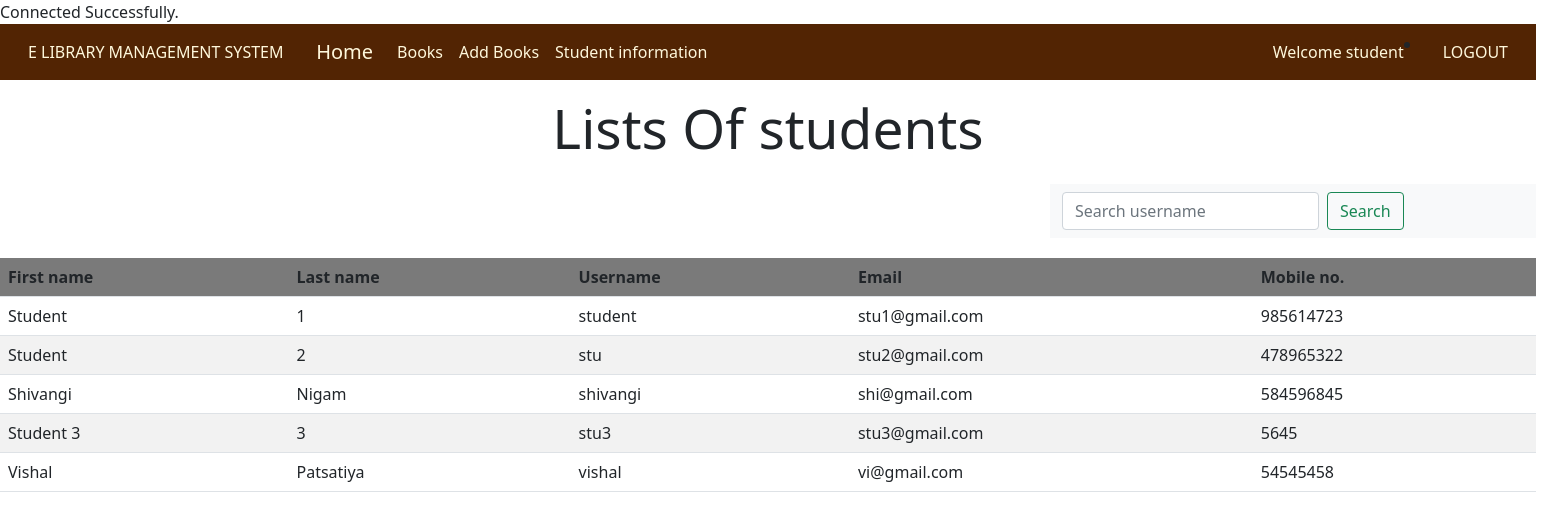
/admin/student.php (signed in), run on the app's committed database.
### tables this page shows
CREATE TABLE `student` (
  `Fname` varchar(100) NOT NULL,
  `Lname` varchar(100) NOT NULL,
  `Email` varchar(100) NOT NULL,
  `username` varchar(100) NOT NULL,
  `mob` int(100) NOT NULL,
  `password` varchar(100) NOT NULL
);

### admin/student.php (the view, shortened to what this page needs)
<?php
   include "connection.php";
   include "navbar.php";
?>
<!DOCTYPE html>
<html lang="en">
<head>
</head>
<body >
    <h3 style="text-align: center; font-size: 55px; padding-bottom: 15px; padding-top: 15px">Lists Of students</h3>
    <div class="search">
    <nav class="navbar navbar-light bg-light">
  <div class="container-fluid">
    <form class="d-flex" method ="post">
      <input class="form-control me-2" type="text" placeholder="Search username" aria-label="Search" name="search" required>
      <button class="btn btn-outline-success" type="submit" name="submit">Search</button>
    </form>
  </div>
  </div>
    <?php
         if(isset($_POST['submit']))
         {
            $q= mysqli_query($db, "SELECT Fname, Lname, username, Email, mob FROM student where username LIKE '%$_POST[search]%' ");
            if(mysqli_num_rows($q) == 0 )
            {
              echo "Sorry! No STUDENT found with the username. Try searching again.";
            }
            else
            {
              echo "<table class= 'table table-striped table-hover' >";
          echo "<tr style = 'background-color: grey;'>";
        echo "<th>"; echo "First name"; echo"</th>";
        echo "<th>"; echo "Last name"; echo"</th>";
        echo "<th>"; echo "Username"; echo"</th>";
        echo "<th>"; echo "Email"; echo"</th>";
        echo "<th>"; echo "Mobile no."; echo"</th>";
          echo"</tr>";
    while ($row = mysqli_fetch_assoc($q))
       {
        echo "<tr>";
        echo "<td>".$row['Fname']."</td>";
        echo "<td>".$row['Lname']."</td>";
        echo "<td>".$row['username']."</td>";
        echo "<td>".$row['Email']."</td>";
        echo "<td>".$row['mob']."</td>";
        echo "</tr>";
       }
       echo"</table>";
            }
         }
         else {
          $result=mysqli_query($db, "SELECT Fname, Lname, username, Email, mob FROM student ");
          echo "<table class= 'table table-striped table-hover' >";
          echo "<tr style = 'background-color: grey;'>";
              echo "<th>"; echo "First name"; echo"</th>";
              echo "<th>"; echo "Last name"; echo"</th>";
              echo "<th>"; echo "Username"; echo"</th>";
              echo "<th>"; echo "Email"; echo"</th>";
              echo "<th>"; echo "Mobile no."; echo"</th>";
          echo"</tr>";
          while ($row = mysqli_fetch_assoc($result))
             {
              echo "<tr>";
              echo "<td>".$row['Fname']."</td>";
              echo "<td>".$row['Lname']."</td>";
              echo "<td>".$row['username']."</td>";
              echo "<td>".$row['Email']."</td>";
              echo "<td>".$row['mob']."</td>";
              echo "</tr>";
             }
            }
    ?>
</body>
</html>

### admin/style.css (style rules this page uses)
html, body, div, span, object, iframe, h1, h2, h3, h4, h5, h6, p, blockquote, pre, abbr, address, cite, code, del, dfn, em, img, ins, kbd, q, samp, small, strong, sub, sup, var, b, i, dl, dt, dd, ol, ul, li, fieldset, form, label, legend, table, caption, tbody, tfoot, thead, tr, th, td, article, aside, canvas, details, figcaption, figure, footer, header, hgroup, menu, nav, section, summary, time, mark, audio, video { margin:0; padding:0; border:0; outline:0; font-size:100%; vertical-align:baseline; background:transparent; }
body { line-height:1; }
article,aside,details,figcaption,figure, footer,header,hgroup,menu,nav,section { display:block; }
table { border-collapse:collapse; border-spacing:0; }
input, select { vertical-align:middle; }

### admin/student.php (style rules this page uses)
.search { margin-left :1050px; margin-bottom:20px; }

### data on the page
student: Fname "Student", Lname "1", username "student", Email "stu1@gmail.com", mob "985614723"
student: Fname "Student", Lname "2", username "stu", Email "stu2@gmail.com", mob "478965322"
student: Fname "Shivangi", Lname "Nigam", username "shivangi", Email "shi@gmail.com", mob "584596845"
student: Fname "Student 3", Lname "3", username "stu3", Email "stu3@gmail.com", mob "5645"
student: Fname "Vishal", Lname "Patsatiya", username "vishal", Email "vi@gmail.com", mob "54545458"

### other printed values
$_SESSION['login_user'] "student"
